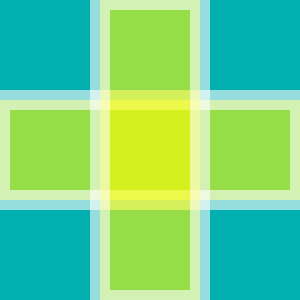
Frame 1 (no input)
Frame 60 (no input): identical to frame 1, image omitted
Frame 120 (the mouse pressed at the canvas centre since frame 60): identical to frame 1, image omitted

The p5.js sketch that drew this single still picture (run headless with seeded random() and noise() and a simulated clock; from frame 60 on, the mouse is pressed at the canvas centre):

// p5.js sketch
// ── sketch.js
function setup() {
    createCanvas(300, 300);
    rectMode(CENTER);
}

function draw() {
    background(0, 175, 175);
    stroke(255, 255, 255, 150);
    strokeWeight(20);
    fill(255, 255, 0, 150);
    rect(150, 150, 300, 100);
    rect(150, 150, 100, 300);
}
// ── exercise4.html
<!DOCTYPE html>
<html lang="en">
  <head>
    <meta charset="utf-8" />
    <meta name="viewport" content="width=device-width, initial-scale=1.0">

    <title>PDM1 - Practical 2 Solutions - Exercise 4</title>

    <link href="https://cdn.jsdelivr.net/npm/bootstrap@5.3.1/dist/css/bootstrap.min.css" rel="stylesheet" integrity="sha384-4bw+/aepP/YC94hEpVNVgiZdgIC5+VKNBQNGCHeKRQN+PtmoHDEXuppvnDJzQIu9" crossorigin="anonymous">
    <link rel="stylesheet" type="text/css" href="./lib/main-styles.css">
    <script src="https://cdn.jsdelivr.net/npm/bootstrap@5.3.1/dist/js/bootstrap.bundle.min.js" integrity="sha384-HwwvtgBNo3bZJJLYd8oVXjrBZt8cqVSpeBNS5n7C8IVInixGAoxmnlMuBnhbgrkm" crossorigin="anonymous"></script>
    <script src="./lib/p5.js"></script>
  </head>

  <body>
    <h1>Exercise 4 - Solution</h1>
    <p>This exercise is creative so this solution is just an example that you can use to see how various functions are called.</p>
    <script src="sketch.js"></script>
  </body>
</html>
